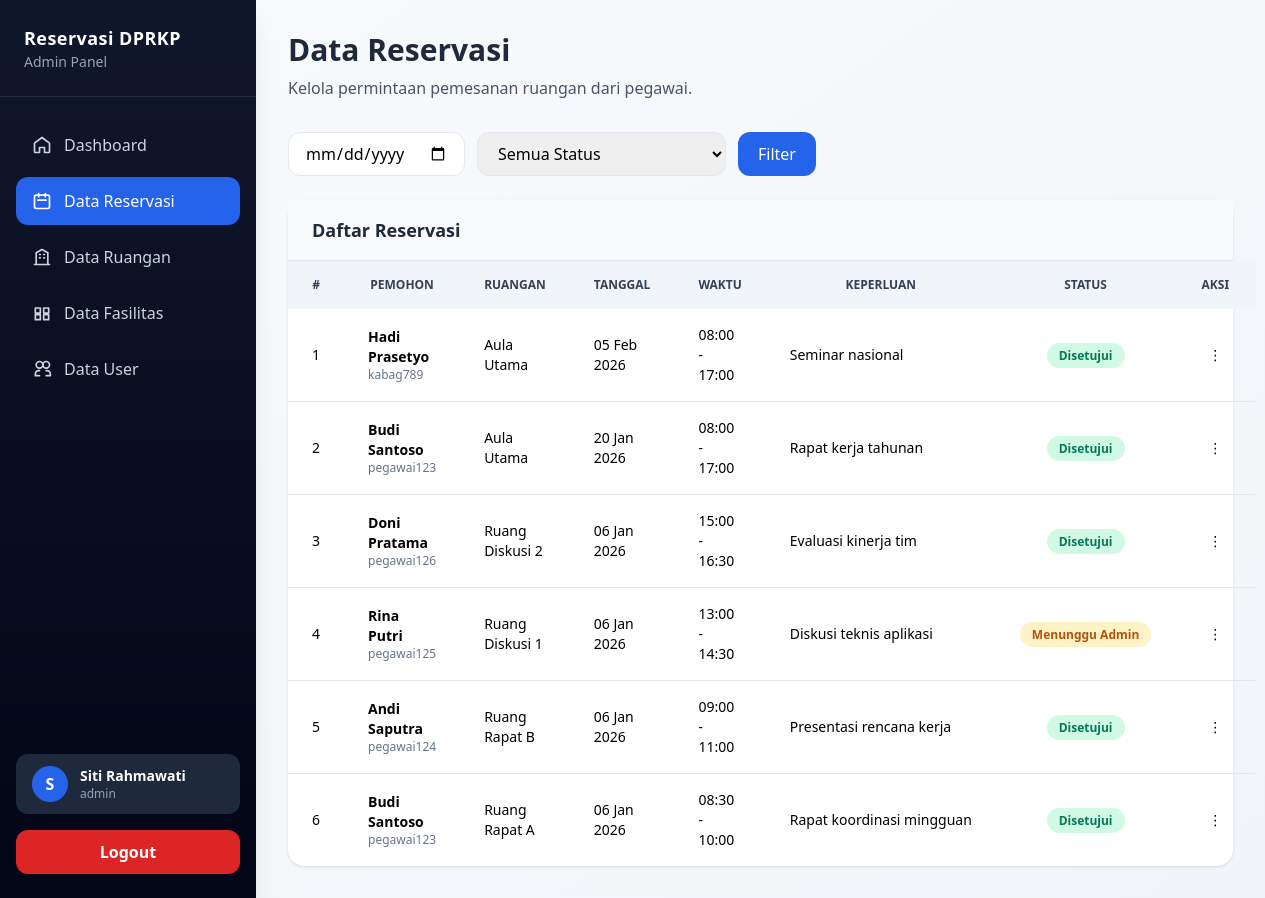
The app's page /admin/reservation/index.php (signed in) with its own data.
### tables this page shows
CREATE TABLE reservasi (
  id INT UNSIGNED AUTO_INCREMENT PRIMARY KEY,
  user_id INT UNSIGNED NOT NULL,
  ruangan_id INT UNSIGNED NOT NULL,
  tanggal DATE NOT NULL,
  jam_mulai TIME NOT NULL,
  jam_selesai TIME NOT NULL,
  keperluan TEXT NOT NULL,
  jumlah_peserta INT,
  status ENUM(
    'Menunggu Admin',
    'Menunggu Kepala Bagian',
    'Disetujui',
    'Ditolak',
    'Dibatalkan'
  ) DEFAULT 'Menunggu Admin',
  alasan_tolak TEXT,
  created_at TIMESTAMP DEFAULT CURRENT_TIMESTAMP,
  FOREIGN KEY (user_id) REFERENCES users(id),
  FOREIGN KEY (ruangan_id) REFERENCES ruangan(id)
);

CREATE TABLE users (
  id INT UNSIGNED AUTO_INCREMENT PRIMARY KEY,
  nip VARCHAR(50) NOT NULL UNIQUE,
  nama VARCHAR(100) NOT NULL,
  password VARCHAR(255) NOT NULL,
  role ENUM('pegawai','admin','kepala_bagian') NOT NULL,
  created_at TIMESTAMP DEFAULT CURRENT_TIMESTAMP
);

CREATE TABLE ruangan (
  id INT UNSIGNED AUTO_INCREMENT PRIMARY KEY,
  nama_ruangan VARCHAR(100) NOT NULL UNIQUE,
  kapasitas INT NOT NULL,
  status ENUM('Aktif','Nonaktif','Perawatan') DEFAULT 'Aktif',
  created_at TIMESTAMP DEFAULT CURRENT_TIMESTAMP
);

### admin/reservation/index.php (the view, shortened to what this page needs)
<?php
include '../../config/koneksi.php';
$whereSql = '';
$query = mysqli_query($koneksi, "
  SELECT
    r.*,
    u.nama AS nama_user,
    u.nip,
    ru.nama_ruangan
  FROM reservasi r
  JOIN users u ON r.user_id = u.id
  JOIN ruangan ru ON r.ruangan_id = ru.id
  $whereSql
  ORDER BY r.tanggal DESC, r.jam_mulai DESC
");
?>
<!DOCTYPE html>
<html lang="id">
<head>
  <script src="https://cdn.tailwindcss.com"></script>
</head>
<body class="bg-gradient-to-br from-slate-50 to-slate-100 min-h-screen">
  <?php include '../../includes/layouts/sidebar.php'; ?>
  <div class="main-content p-4 sm:p-6 lg:p-8">
    <div class="mb-8">
      <h1 class="text-3xl font-bold text-slate-800 mb-2">Data Reservasi</h1>
      <p class="text-slate-600">
        Kelola permintaan pemesanan ruangan dari pegawai.
      </p>
    </div>
    <form method="GET" class="flex flex-wrap gap-3 mb-6">
      <input
        type="date"
        name="tanggal"
        value="<?= htmlspecialchars($_GET['tanggal'] ?? '') ?>"
        class="border rounded-xl px-4 py-2">
      <select name="status" class="border rounded-xl px-4 py-2">
        <option value="">Semua Status</option>
      </select>
      <button
        class="px-5 py-2 bg-blue-600 hover:bg-blue-700 text-white rounded-xl">
        Filter
      </button>
    </form>
    <div class="bg-white rounded-2xl shadow overflow-visible">
      <div class="px-6 py-4 bg-slate-50 border-b">
        <h2 class="text-lg font-semibold text-slate-800">Daftar Reservasi</h2>
      </div>
      <table class="min-w-full text-sm">
        <thead class="bg-slate-100 text-slate-700 uppercase text-xs">
          <tr>
            <th class="px-6 py-4 text-center w-14">#</th>
            <th class="px-6 py-4">Pemohon</th>
            <th class="px-6 py-4">Ruangan</th>
            <th class="px-6 py-4">Tanggal</th>
            <th class="px-6 py-4">Waktu</th>
            <th class="px-6 py-4">Keperluan</th>
            <th class="px-6 py-4 text-center">Status</th>
            <th class="px-6 py-4 text-center w-20">Aksi</th>
          </tr>
        </thead>
        <tbody class="divide-y">
          <?php if (mysqli_num_rows($query) > 0): ?>
            <?php $no = 1; ?>
            <?php while ($row = mysqli_fetch_assoc($query)): ?>
              <?php
              $statusClass = match ($row['status']) {
                'Disetujui' => 'bg-emerald-100 text-emerald-700',
                'Menunggu Admin' => 'bg-amber-100 text-amber-700',
                'Menunggu Kepala Bagian' => 'bg-sky-100 text-sky-700',
                'Ditolak' => 'bg-red-100 text-red-700',
                'Dibatalkan' => 'bg-slate-200 text-slate-600',
                default => 'bg-slate-100 text-slate-600'
              };
              ?>
              <tr class="hover:bg-slate-50 transition">
                <td class="px-6 py-4 text-center"><?= $no++; ?></td>
                <td class="px-6 py-4">
                  <p class="font-semibold"><?= htmlspecialchars($row['nama_user']); ?></p>
                  <p class="text-xs text-slate-500"><?= $row['nip']; ?></p>
                </td>
                <td class="px-6 py-4"><?= htmlspecialchars($row['nama_ruangan']); ?></td>
                <td class="px-6 py-4">
                  <?= date('d M Y', strtotime($row['tanggal'])); ?>
                </td>
                <td class="px-6 py-4">
                  <?= substr($row['jam_mulai'], 0, 5); ?> -
                  <?= substr($row['jam_selesai'], 0, 5); ?>
                </td>
                <td class="px-6 py-4 max-w-xs truncate">
                  <?= htmlspecialchars($row['keperluan']); ?>
                </td>
                <td class="px-6 py-4 text-center">
                  <span class="px-3 py-1 whitespace-nowrap rounded-full text-xs font-semibold <?= $statusClass; ?>">
                    <?= $row['status']; ?>
                  </span>
                </td>
                <td class="px-6 py-4 text-center relative" x-data="{ open:false }">
                  <button @click="open=!open"
                    class="w-8 h-8 rounded-lg hover:bg-slate-200">
                    ⋮
                  </button>
                </td>
              </tr>
            <?php endwhile; ?>
          <?php endif; ?>
        </tbody>
      </table>
    </div>
  </div>
</body>
</html>

### includes/layouts/sidebar.php (style rules this page uses)
.main-content { margin-left: 16rem; }

### records on screen
reservasi: user.nama "Hadi Prasetyo", user.nip "kabag789", ruangan.nama_ruangan "Aula Utama", tanggal "05 Feb 2026", jam_mulai "08:00", jam_selesai "17:00", keperluan "Seminar nasional", status "Disetujui"
reservasi: user.nama "Budi Santoso", user.nip "pegawai123", ruangan.nama_ruangan "Aula Utama", tanggal "20 Jan 2026", jam_mulai "08:00", jam_selesai "17:00", keperluan "Rapat kerja tahunan", status "Disetujui"
reservasi: user.nama "Doni Pratama", user.nip "pegawai126", ruangan.nama_ruangan "Ruang Diskusi 2", tanggal "06 Jan 2026", jam_mulai "15:00", jam_selesai "16:30", keperluan "Evaluasi kinerja tim", status "Disetujui"
reservasi: user.nama "Rina Putri", user.nip "pegawai125", ruangan.nama_ruangan "Ruang Diskusi 1", tanggal "06 Jan 2026", jam_mulai "13:00", jam_selesai "14:30", keperluan "Diskusi teknis aplikasi", status "Menunggu Admin"
reservasi: user.nama "Andi Saputra", user.nip "pegawai124", ruangan.nama_ruangan "Ruang Rapat B", tanggal "06 Jan 2026", jam_mulai "09:00", jam_selesai "11:00", keperluan "Presentasi rencana kerja", status "Disetujui"
reservasi: user.nama "Budi Santoso", user.nip "pegawai123", ruangan.nama_ruangan "Ruang Rapat A", tanggal "06 Jan 2026", jam_mulai "08:30", jam_selesai "10:00", keperluan "Rapat koordinasi mingguan", status "Disetujui"

### other values on screen
str_replace('_', ' ', $role) "Admin"
substr($nama, 0, 1) "S"
$nama "Siti Rahmawati"
$role "admin"
